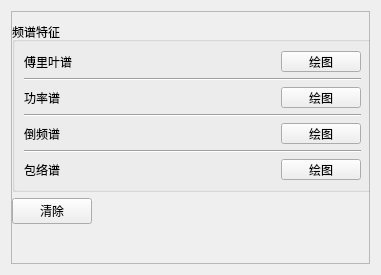
    <widget class="QWidget" name="page_4">
     <property name="geometry">
      <rect>
       <x>0</x>
       <y>0</y>
       <width>381</width>
       <height>275</height>
      </rect>
     </property>
     <attribute name="label">
      <string>4.频域分析</string>
     </attribute>
     <layout class="QGridLayout" name="gridLayout_8">
      <item row="0" column="0">
       <widget class="QFrame" name="frame_4">
        <property name="frameShape">
         <enum>QFrame::StyledPanel</enum>
        </property>
        <property name="frameShadow">
         <enum>QFrame::Raised</enum>
        </property>
        <widget class="QWidget" name="layoutWidget">
         <property name="geometry">
          <rect>
           <x>1</x>
           <y>11</y>
           <width>361</width>
           <height>202</height>
          </rect>
         </property>
         <layout class="QVBoxLayout" name="verticalLayout">
          <item>
           <widget class="QGroupBox" name="groupBox_5">
            <property name="title">
             <string>频谱特征</string>
            </property>
            <layout class="QGridLayout" name="gridLayout_7">
             <item row="2" column="1">
              <widget class="QPushButton" name="pushButton_power_spectrum_plt">
               <property name="sizePolicy">
                <sizepolicy hsizetype="Maximum" vsizetype="Fixed">
                 <horstretch>0</horstretch>
                 <verstretch>0</verstretch>
                </sizepolicy>
               </property>
               <property name="text">
                <string>绘图</string>
               </property>
              </widget>
             </item>
             <item row="2" column="0">
              <widget class="QLabel" name="label_power_spectrum">
               <property name="text">
                <string>功率谱</string>
               </property>
              </widget>
             </item>
             <item row="4" column="0">
              <widget class="QLabel" name="label_cepstrum">
               <property name="text">
                <string>倒频谱</string>
               </property>
              </widget>
             </item>
             <item row="1" column="0" colspan="2">
              <widget class="Line" name="line">
               <property name="orientation">
                <enum>Qt::Horizontal</enum>
               </property>
              </widget>
             </item>
             <item row="4" column="1">
              <widget class="QPushButton" name="pushButton_cepstrum_plt">
               <property name="sizePolicy">
                <sizepolicy hsizetype="Maximum" vsizetype="Fixed">
                 <horstretch>0</horstretch>
                 <verstretch>0</verstretch>
                </sizepolicy>
               </property>
               <property name="text">
                <string>绘图</string>
               </property>
              </widget>
             </item>
             <item row="3" column="0" colspan="2">
              <widget class="Line" name="line_2">
               <property name="orientation">
                <enum>Qt::Horizontal</enum>
               </property>
              </widget>
             </item>
             <item row="6" column="0">
              <widget class="QLabel" name="label_envelope_spectrum">
               <property name="text">
                <string>包络谱</string>
               </property>
              </widget>
             </item>
             <item row="0" column="1">
              <widget class="QPushButton" name="pushButton_FFT_plt">
               <property name="sizePolicy">
                <sizepolicy hsizetype="Maximum" vsizetype="Fixed">
                 <horstretch>0</horstretch>
                 <verstretch>0</verstretch>
                </sizepolicy>
               </property>
               <property name="text">
                <string>绘图</string>
               </property>
              </widget>
             </item>
             <item row="5" column="0" colspan="2">
              <widget class="Line" name="line_3">
               <property name="orientation">
                <enum>Qt::Horizontal</enum>
               </property>
              </widget>
             </item>
             <item row="6" column="1">
              <widget class="QPushButton" name="pushButton_spectrum_plt">
               <property name="sizePolicy">
                <sizepolicy hsizetype="Maximum" vsizetype="Fixed">
                 <horstretch>0</horstretch>
                 <verstretch>0</verstretch>
                </sizepolicy>
               </property>
               <property name="text">
                <string>绘图</string>
               </property>
              </widget>
             </item>
             <item row="0" column="0">
              <widget class="QLabel" name="label_FFT">
               <property name="text">
                <string>傅里叶谱</string>
               </property>
              </widget>
             </item>
            </layout>
           </widget>
          </item>
          <item>
           <layout class="QHBoxLayout" name="horizontalLayout_4">
            <item>
             <widget class="QPushButton" name="pushButton_clear_fre_domian">
              <property name="text">
               <string>清除</string>
              </property>
             </widget>
            </item>
            <item>
             <spacer name="horizontalSpacer_4">
              <property name="orientation">
               <enum>Qt::Horizontal</enum>
              </property>
              <property name="sizeHint" stdset="0">
               <size>
                <width>40</width>
                <height>20</height>
               </size>
              </property>
             </spacer>
            </item>
           </layout>
          </item>
         </layout>
        </widget>
       </widget>
      </item>
     </layout>
    </widget>
